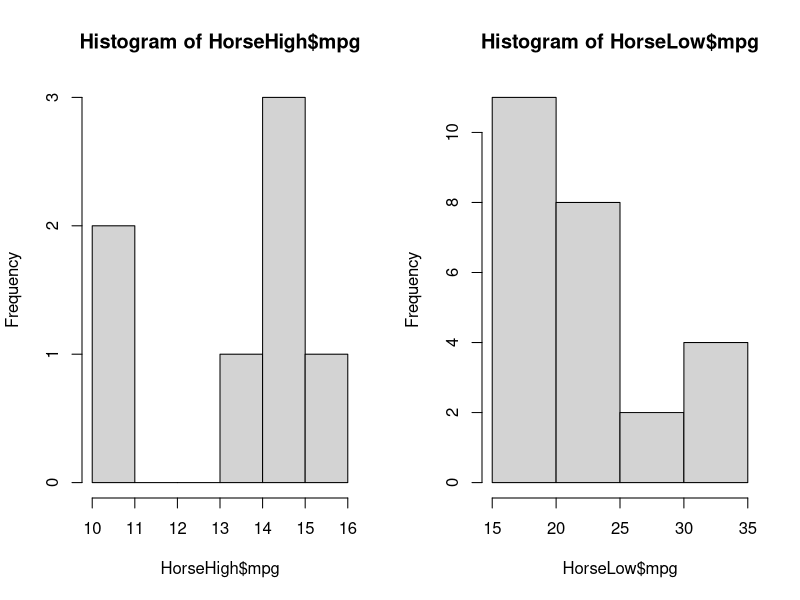

Write the R code that produced this figure.
#Breakout 3

#Wrangle the Data
HorseHigh = mtcars[which(mtcars$hp > 200),]
HorseLow = mtcars[which(mtcars$hp < 200),]

#Check the assumptions
par(mfrow = c(1,2))
hist(HorseHigh$mpg)
hist(HorseLow$mpg)

#Now assume that you are told that the data come from normal distributions
t.test(HorseHigh$mpg,HorseLow$mpg)

# Write the step 6 conclusion of the t test as a comment:
# 
